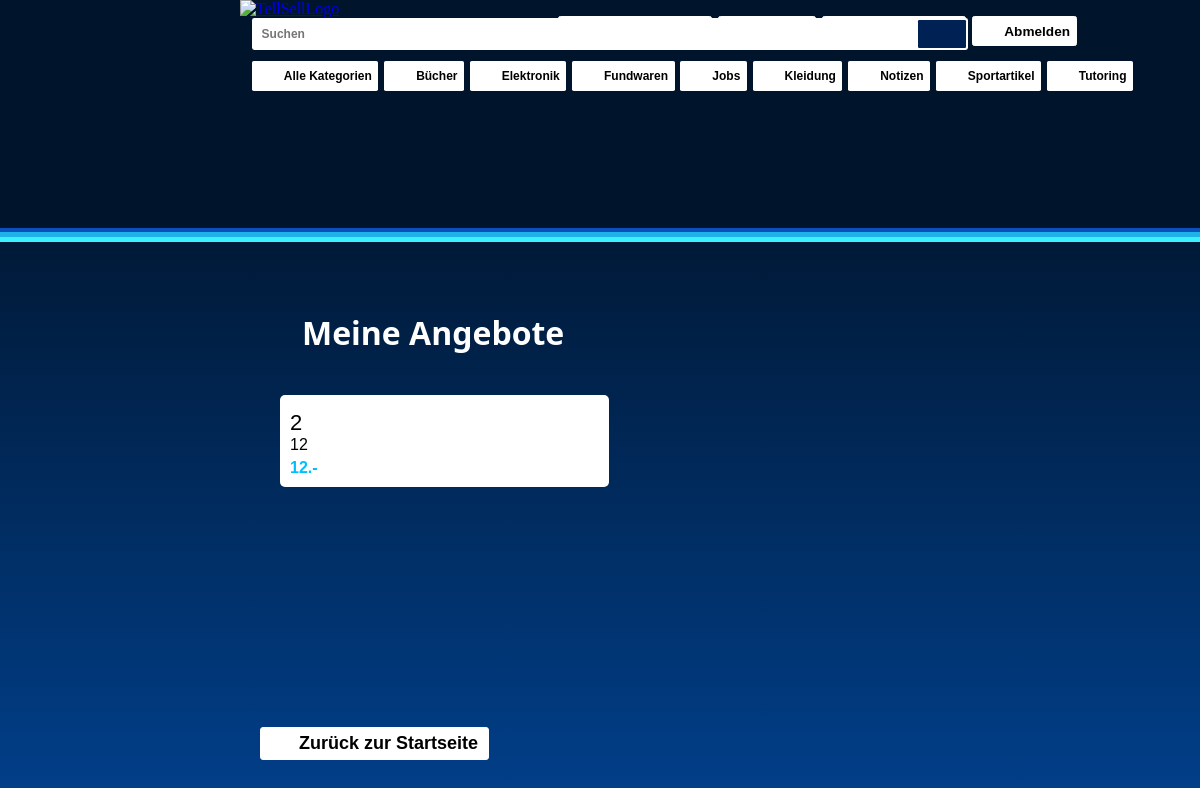
Page /my_items (signed in) on the earlier database version.
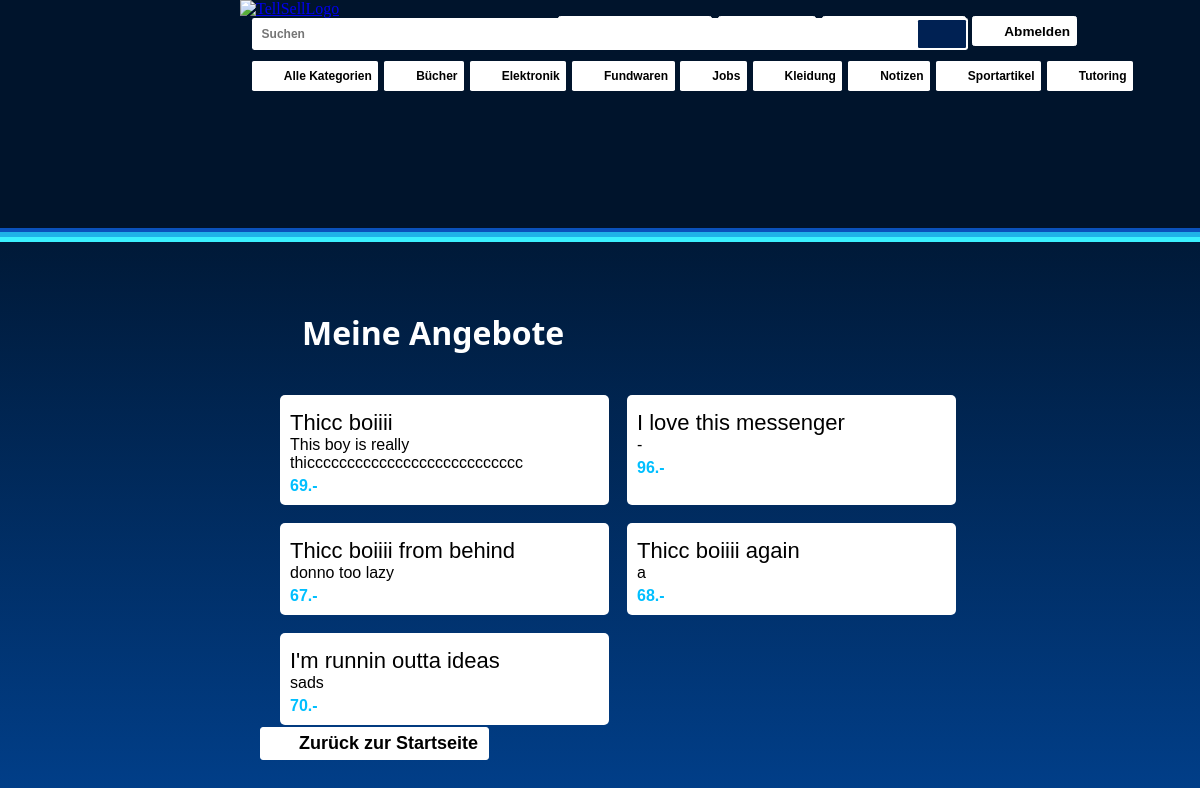
Same page on the later database version.
### tables this page shows
CREATE TABLE items
             (id INTEGER PRIMARY KEY AUTOINCREMENT,
             itemname TEXT NOT NULL ,
             itemdesc TEXT NOT NULL,
             price Decimal,
             user_id int,
             item_picture TEXT,
             cat TEXT NOT NULL,
             date_added DATETIME
             );

### tellsell/app.py (the view)
@app.route('/my_items', methods=['GET'])
def my_items():
    if 'email' not in session:
        return redirect(url_for('login'))
    current_user_email = session.get('email', None)
    conn = get_db()
    cursor = conn.cursor()
    cursor.execute("SELECT id FROM users WHERE email = ?", (current_user_email,))
    result = cursor.fetchone()
    if result is not None:
        user_id = result[0]
        cursor.execute('SELECT * FROM items WHERE user_id = ?', (user_id,))
        items = cursor.fetchall()
        conn.close()
        return render_template('my_items.html', items=items, current_user_email=current_user_email)
    else:
        return "User not found", 404

### tellsell/app.py (called while the page is built)
def get_db():
    db = getattr(g, '_database', None)
    if db is None:
        db = g._database = sqlite3.connect(DATABASE)
    return db

@app.teardown_appcontext
def close_connection(exception):
    db = getattr(g, '_database', None)
    if db is not None:
        db.close()

### tellsell/templates/my_items.html (shortened to what this page needs)
<!DOCTYPE html>
<link rel="stylesheet" href="{{ url_for('static', filename='style_my_itemsanduser_profile.css') }}">
<link rel="stylesheet" href="{{ url_for('static', filename='style_header.css') }}">
<html>
<head>
  <div class="top_bar">
    <ul class="account_options">
      <form action="{{ url_for('sell_item')}}" method="POST">
        <button id="goto_sell_item" type="submit"><a><ion-icon name="add-outline"></ion-icon>Angebot erstellen</a></button>
      </form>
      <button id="remember" type="submit"><a><ion-icon name="heart-outline"></ion-icon>Merkliste</a></button>
      <form action="{{ url_for('my_items') }}" method="GET">
        <button id="my_items_button" type="submit"><a><ion-icon name="list-outline"></ion-icon>Meine Angebote</a></button>
      </form>
      <form action="{{ url_for('logout') }}" method="POST">
        <button id="logout_button" type="submit">
          <a><ion-icon name="log-out-outline"></ion-icon>Abmelden</a>
        </button>
      </form>
    </ul>
    <a href="{{ url_for('index') }}">
      <img class="logo" src="{{ url_for('static', filename='logo.jpg') }}" alt="TellSellLogo">
    </a>
    <div class="searchbar">
      <ion-icon name="search-outline" id="search-icon"></ion-icon>
      <form class="searchform" action="{{ url_for('index') }}" method="get">
          <input type="text" id="search" name="search" placeholder="Suchen">
          <button type="submit"></button>
      </form>
    </div>
    <ul class="categories">
      <li><a href="{{ url_for('index') }}"><ion-icon name="apps"></ion-icon>Alle Kategorien</a></li>
      <li><a href="{{ url_for('index', category='Bücher') }}"><ion-icon name="book-outline"></ion-icon>Bücher</a></li>
      <li><a href="{{ url_for('index', category='Elektronik') }}"><ion-icon name="laptop-outline"></ion-icon>Elektronik</a></li>
      <li><a href="{{ url_for('index', category='Fundwaren') }}"><ion-icon name="help-outline"></ion-icon>Fundwaren</a></li>
      <li><a href="{{ url_for('index', category='Jobs') }}"><ion-icon name="business-outline"></ion-icon>Jobs</a></li>
      <li><a href="{{ url_for('index', category='Kleidung') }}"><ion-icon name="shirt-outline"></ion-icon>Kleidung</a></li>
      <li><a href="{{ url_for('index', category='Notizen') }}"><ion-icon name="document-outline"></ion-icon>Notizen</a></li>
      <li><a href="{{ url_for('index', category='Sportartikel') }}"><ion-icon name="basketball-outline"></ion-icon>Sportartikel</a></li>
      <li><a href="{{ url_for('index', category='Tutoring') }}"><ion-icon name="bulb-outline"></ion-icon>Tutoring</a></li>
    </ul>
  </div>
</head>
<body>
    <h1><ion-icon name="list-outline"></ion-icon><a>Meine Angebote</a></h1>
    <div>
      {% if items %}
          <ul class="grid-container">
              {% for item in items %}
                  <li class="grid-item">
                    <form method="post" action="{{ url_for('delete_item', item_id=item[0]) }}">
                      <button class="delete_button" type="submit">
                        <ion-icon name="trash-outline"></ion-icon>
                      </button>
                    </form>
                    <div class="name">{{ item[1] }}</div>
                    <div class="description">{{ item[2] }}</div>
                    <div class="price">{{ item[3] }}.-</div>
                  </li>
              {% endfor %}
          </ul>
      {% else %}
          <h2>Sie haben momentan keine offenen Angebote</h2>
      {% endif %}
    </div>
    <button class="home">
      <a href="{{ url_for('index') }}"><ion-icon name="home-outline"></ion-icon>Zurück zur Startseite</a>
    </button>
</body>
</html>

Differences in the rows shown:
removed items: itemname "2", itemdesc "12", price "12"
added items: itemname "Thicc boiiii", itemdesc "This boy is really thiccccccccccccccccccccccccccc", price "69"
added items: itemname "I love this messenger", itemdesc "-", price "96"
added items: itemname "Thicc boiiii from behind", itemdesc "donno too lazy", price "67"
added items: itemname "Thicc boiiii again", itemdesc "a", price "68"
added items: itemname "I'm runnin outta ideas", itemdesc "sads", price "70"
